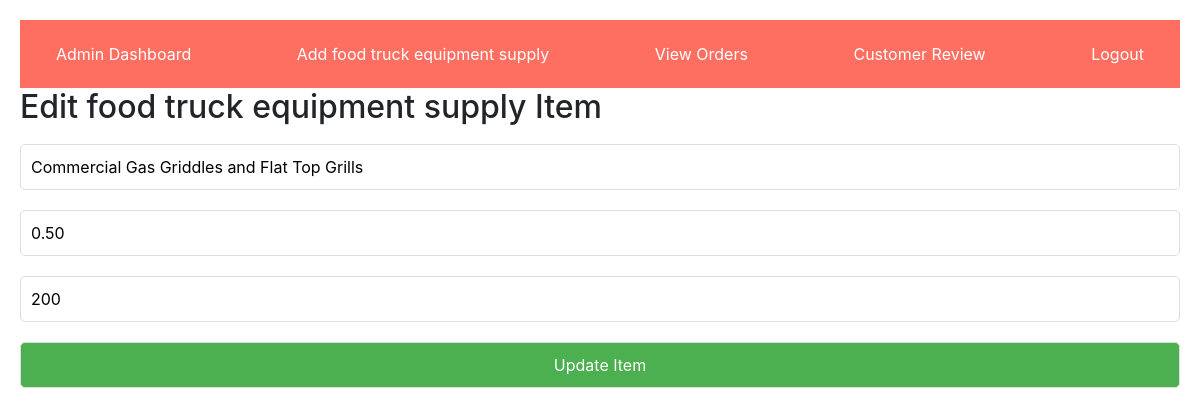
The app's page /edit.php?id=2 (signed in) with its own data.
### tables this page shows
CREATE TABLE foodts_items (
    id INT AUTO_INCREMENT PRIMARY KEY,
    name VARCHAR(100) NOT NULL,
    price DECIMAL(10, 2) NOT NULL,
    quantity INT NOT NULL,
    description TEXT,  
    image_url VARCHAR(255)
);

### edit.php (the view, shortened to what this page needs)
<?php
include 'dbconnection.php';
$itemId = $_GET['id'];
$stmt = $conn->prepare("SELECT * FROM foodts_items WHERE id = ?");
$stmt->execute([$itemId]);
$item = $stmt->fetch(PDO::FETCH_ASSOC);
?>
<!DOCTYPE html>
<html lang="en">
<head>
</head>
<body>
<?php include 'navbar.php' ?>
<div>
    <h2>Edit food truck equipment supply Item</h2>
    <form method="post" action="edit.php?id=<?php echo $itemId; ?>">
        <input type="text" name="name" value="<?php echo $item['name']; ?>" required>
        <input type="number" name="price" value="<?php echo $item['price']; ?>" required>
        <input type="number" name="quantity" value="<?php echo $item['quantity']; ?>" required>
        <input type="submit" name="update" value="Update Item">
    </form>
</div>
</body>
</html>

### edit.php (style rules this page uses)
body { font-family: Arial, sans-serif; background-color: #f4f4f4; padding: 20px; }
input[type="text"], input[type="number"], input[type="file"], input[type="submit"] { width: 100%; padding: 10px; margin: 10px 0; border-radius: 5px; border: 1px solid #ddd; }
input[type="submit"] { background-color: #4caf50; color: white; cursor: pointer; }

### records on screen
foodts_items: name "Commercial Gas Griddles and Flat Top Grills", price "0.50", quantity "200"
